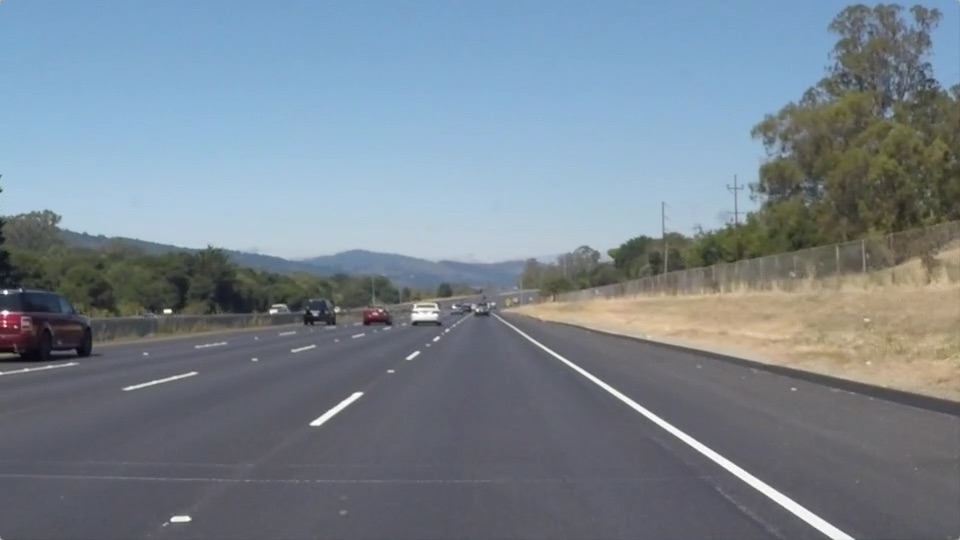
#> input picture source/solidWhiteRight.jpg, 960 x 540 px, found by its file name
$ jupyter execute --allow-errors P1.ipynb   (shell and % lines are left out)   (text cells are left out)
#> lines starting #> are read from the running program, lines starting #| are printed output that depends on the picture; after the words box and inside, x2 and y2 are one past the last pixel; in counts of white or black regions, pixels touching at a corner belong together; pictures that were not available may be replaced by others from this repository, and a replacement may not be noted
[cell 1]
#importing some useful packages
import matplotlib.pyplot as plt
import matplotlib.image as mpimg
import numpy as np
import cv2
import collections

[cell 2]
#reading in an image
image = mpimg.imread('test_images/solidWhiteRight.jpg')
#> image is the input picture: shape (540, 960, 3); mean R, G, B 120.3, 132.6, 143.7

#printing out some stats and plotting
print('This image is:', type(image), 'with dimensions:', image.shape)
#| This image is: <class 'numpy.ndarray'> with dimensions: (540, 960, 3)
plt.imshow(image)  # if you wanted to show a single color channel image called 'gray', for example, call as plt.imshow(gray, cmap='gray')

[cell 3]
import math

def grayscale(img):
    """Applies the Grayscale transform
    This will return an image with only one color channel
    but NOTE: to see the returned image as grayscale
    (assuming your grayscaled image is called 'gray')
    you should call plt.imshow(gray, cmap='gray')"""
    return cv2.cvtColor(img, cv2.COLOR_RGB2GRAY)
    # Or use BGR2GRAY if you read an image with cv2.imread()
    # return cv2.cvtColor(img, cv2.COLOR_BGR2GRAY)

def canny(img, low_threshold, high_threshold):
    """Applies the Canny transform"""
    return cv2.Canny(img, low_threshold, high_threshold)

def gaussian_blur(img, kernel_size):
    """Applies a Gaussian Noise kernel"""
    return cv2.GaussianBlur(img, (kernel_size, kernel_size), 0)

def region_of_interest(img, vertices):
    """
    Applies an image mask.

    Only keeps the region of the image defined by the polygon
    formed from `vertices`. The rest of the image is set to black.
    """
    #defining a blank mask to start with
    mask = np.zeros_like(img)

    #defining a 3 channel or 1 channel color to fill the mask with depending on the input image
    if len(img.shape) > 2:
        channel_count = img.shape[2]  # i.e. 3 or 4 depending on your image
        ignore_mask_color = (255,) * channel_count
    else:
        ignore_mask_color = 255

    #filling pixels inside the polygon defined by "vertices" with the fill color
    cv2.fillPoly(mask, vertices, ignore_mask_color)

    #returning the image only where mask pixels are nonzero
    masked_image = cv2.bitwise_and(img, mask)
    return masked_image


def draw_lines(img, lines, color=[255, 0, 0], thickness=2):
    """
    NOTE: this is the function you might want to use as a starting point once you want to
    average/extrapolate the line segments you detect to map out the full
    extent of the lane (going from the result shown in raw-lines-example.mp4
    to that shown in P1_example.mp4).

    Think about things like separating line segments by their
    slope ((y2-y1)/(x2-x1)) to decide which segments are part of the left
    line vs. the right line.  Then, you can average the position of each of
    the lines and extrapolate to the top and bottom of the lane.

    This function draws `lines` with `color` and `thickness`.
    Lines are drawn on the image inplace (mutates the image).
    If you want to make the lines semi-transparent, think about combining
    this function with the weighted_img() function below
    """
    for line in lines:
        for x1,y1,x2,y2 in line:
            cv2.line(img, (x1, y1), (x2, y2), color, thickness)

# [10 lines left out: function hough_lines, not called in this run]

# Python 3 has support for cool math symbols.

def weighted_img(img, initial_img, α=0.8, β=1., λ=0.):
    """
    `img` is the output of the hough_lines(), An image with lines drawn on it.
    Should be a blank image (all black) with lines drawn on it.

    `initial_img` should be the image before any processing.

    The result image is computed as follows:

    initial_img * α + img * β + λ
    NOTE: initial_img and img must be the same shape!
    """
    return cv2.addWeighted(initial_img, α, img, β, λ)

[cell 4]
import os
image_dirs = os.listdir("test_images/")

[cell 5]
# TODO: Build your pipeline that will draw lane lines on the test_images
# then save them to the test_images directory.
# [33 lines left out: function find_lane, not called in this run]

#> (a cell that did not finish here is left out)

[cell 7]
# This variable is used to store the history information when processing videos
history_frames = collections.deque([],5)

# To connect the line segements and seperate the left and right lines

def find_line(img, rho, theta, threshold, min_line_len, max_line_gap, video):
    middle = img.shape[1] / 2
    min_slop = 0.5
    left = []
    left_slop = []
    left_intercept = []
    right = []
    right_slop = []
    right_intercept = []
    lines = cv2.HoughLinesP(img, rho, theta, threshold, np.array([]), minLineLength=min_line_len, maxLineGap=max_line_gap)
    for line in lines:
        for x1, y1, x2, y2 in line:
            slop = (y2-y1)/(x2-x1)
            if np.abs(slop) == np.inf or np.abs(slop) < min_slop:
                continue
            if(slop < 0 and x1 < middle and x2 < middle):
                left.append([x1,y1,x2,y2])
                left_slop.append(slop)
                left_intercept.append(y1-slop*x1)
            elif(slop > 0 and x1 > middle and x2 > middle):
                right.append([x1,y1,x2,y2])
                right_slop.append(slop)
                right_intercept.append(y1-slop*x1)

    # delete the outliers


    if(len(left_slop) > 0):
        mean_left_slop = np.mean(left_slop)
        sd_left_slop = np.std(left_slop)
        for i in reversed(range(0, len(left_slop))):
            if(abs(left_slop[i] - mean_left_slop) > 1.5 * sd_left_slop):
                left_slop.pop(i)
                left_intercept.pop(i)
                left.pop(i)
    if(len(right_slop) > 0):
        mean_right_slop = np.mean(right_slop)
        sd_right_slop = np.std(right_slop)
        for i in reversed(range(0, len(right_slop))):
            if(abs(right_slop[i] - mean_right_slop) > 1.5 * sd_right_slop):
                right_slop.pop(i)
                right_intercept.pop(i)
                right.pop(i)


    # get line points of each side
    left_points = []
    right_points = []
    for x1,y1,x2,y2 in left:
        left_points.append([x1,y1])
        left_points.append([x2,y2])
    for x1,y1,x2,y2 in right:
        right_points.append([x1,y1])
        right_points.append([x2,y2])

    lane = []
    # fit lines
    """
    if(len(left_points) != 0):
        left_fit = np.polyfit([p[0] for p in left_points],[p[1] for p in left_points], 1)
        y1 = 540
        x1 = int(round((540-left_fit[1])/ left_fit[0]))
        y2 = 320
        x2 = int(round((320 - left_fit[1]) / left_fit[0]))
        lane.append([[x1,y1,x2,y2]])
    if(len(right_points) != 0):
        right_fit = np.polyfit([p[0] for p in right_points],[p[1] for p in right_points], 1)
        x1 = int(round((540-right_fit[1]) / right_fit[0]))
        x2 = int(round((320 - right_fit[1]) / right_fit[0]))
        lane.append([[x1,y1,x2,y2]])
    """
    # use weighted slop and intercept

    left_weight = []
    right_weight = []
    for x1,y1,x2,y2 in left:
        left_weight.append((x2-x1)*(x2-x1)+(y2-y1)*(y2-y1))
    for x1,y1,x2,y2 in right:
        right_weight.append((x2-x1)*(x2-x1) + (y2-y1)*(y2-y1))

    sum_left = np.sum(left_weight)
    sum_right = np.sum(right_weight)
    left_weight = [w/sum_left for w in left_weight]
    right_weight = [w/sum_right for w in right_weight]

    weighted_left_slop = np.dot(left_slop, left_weight)
    weighted_right_slop = np.dot(right_slop, right_weight)
    weighted_left_intercept = np.dot(left_intercept, left_weight)
    weighted_right_intercept = np.dot(right_intercept, right_weight)
    info = [weighted_left_slop,weighted_left_intercept,weighted_right_slop,weighted_right_intercept]
    #use history information when processing videos
    if(video):
        history_frames.append(info)
        if(len(history_frames) != 0):
            info = np.mean(history_frames,-2)

    if(len(left_slop) != 0):
        y1 = 540
        x1 = int(round(540-info[1])/info[0])
        y2 = 320
        x2 = int(round(320-info[1])/info[0])
        lane.append([[x1,y1,x2,y2]])
    if(len(right_slop) != 0):
        y1 = 540
        x1 = int(round(540-info[3])/info[2])
        y2 = 320
        x2 = int(round(320-info[3])/info[2])
        lane.append([[x1,y1,x2,y2]])

    line_img = np.zeros((*img.shape, 3), dtype=np.uint8)
    draw_lines(line_img, lane, thickness=10)
    return line_img

def draw_lane(image, video):
    #1 grayscale image
    gray = grayscale(image)

    #2 gaussian blur that image
    kernel_size = 7
    blur_gray = gaussian_blur(gray, kernel_size)

    #3 canny transform
    low_threshold = 50
    high_threshold = 150
    edges = canny(blur_gray, low_threshold, high_threshold)

    #4 polygon
    imshape = image.shape
    #vertices = np.array([[(100, 500),(400, 350),(550, 350), (900, 500)]], dtype=np.int32)
    vertices = np.array([[(100, 540),(420, 320),(550, 320), (900, 540)]], dtype=np.int32)
    masked_edges = region_of_interest(edges, vertices)

    #5 hough lines
    rho = 2
    theta = np.pi / 180
    threshold = 30
    min_line_len = 20
    max_line_gap = 40
    lines = find_line(masked_edges, rho, theta, threshold, min_line_len, max_line_gap, video)

    #6 addWeight
    result_img = weighted_img(lines, image, 0.8, 1.0, 0.0)

    return result_img

[cell 8]
# write to the output folder
for img in image_dirs:
    if(img[0] != "."):
        image = mpimg.imread('test_images/' + img)
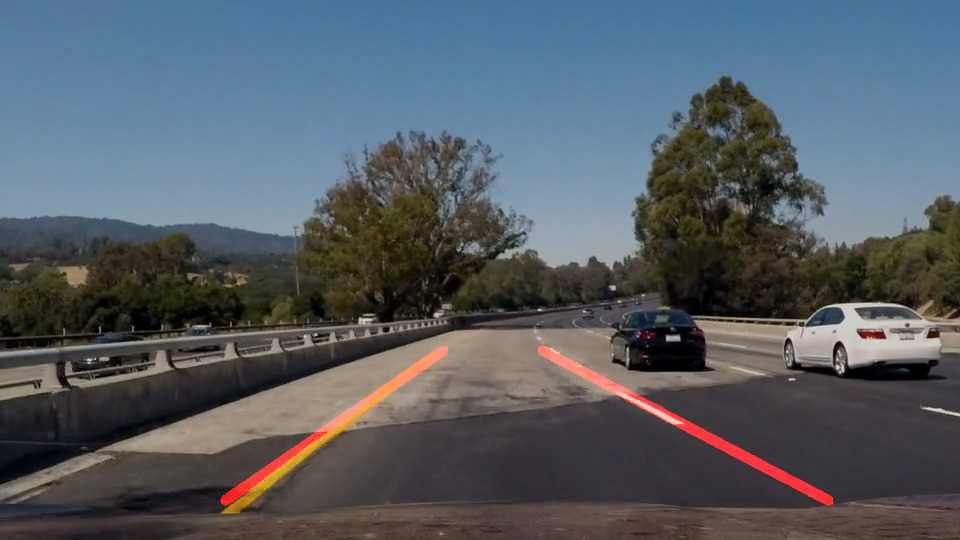
#> input picture source/challenge.jpg, 960 x 540 px, given as the content of the folder test_images/, which was not available
#> image is the input picture: shape (540, 960, 3); mean R, G, B 85.5, 92.4, 99.7
        result_img = draw_lane(image, False)
#> in grayscale, `return cv2.cvtColor(img, cv2.COLOR_RGB2GRAY)`:
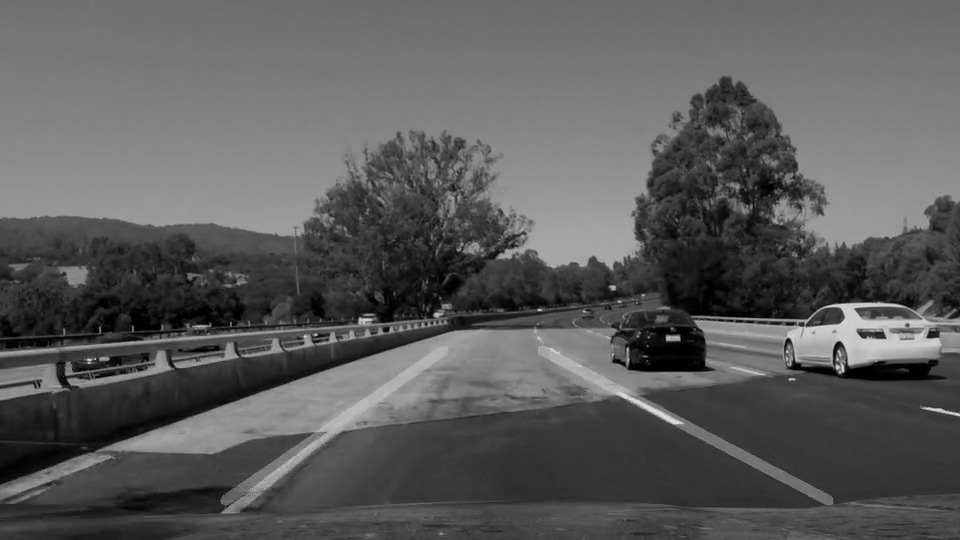
#> returned value: shape (540, 960); min 0, max 230, mean 91.1
#> in canny, `return cv2.Canny(img, low_threshold, high_threshold)`:
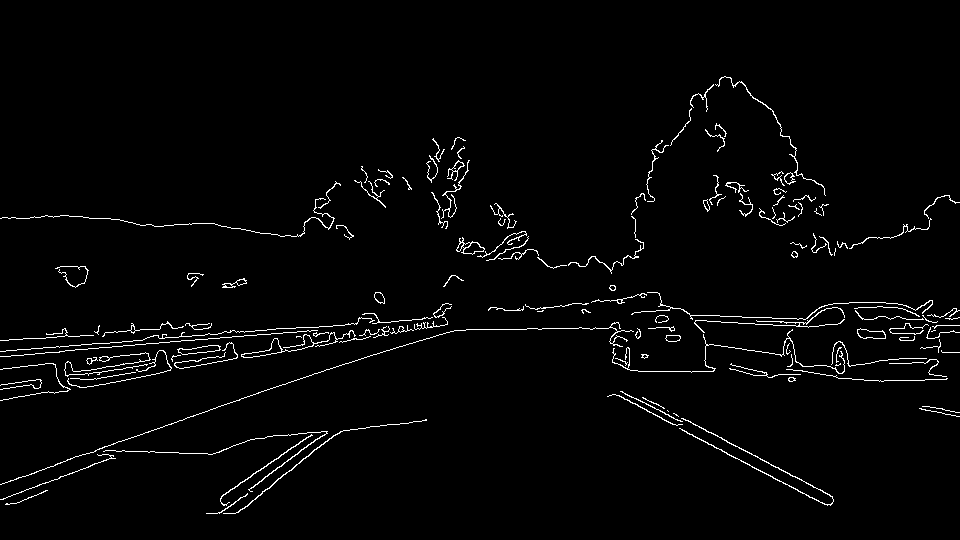
#> returned value: shape (540, 960); 2.3% white in thin lines or dots, all inside (x1, y1, x2, y2) = (0, 76, 960, 514)
#> in region_of_interest, `cv2.fillPoly(mask, vertices, ignore_mask_color)`:
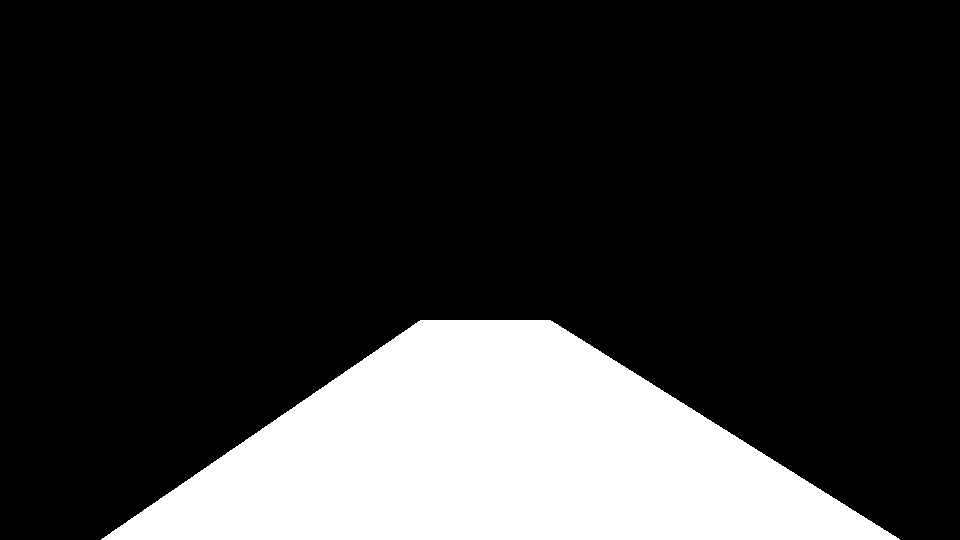
#> mask: shape (540, 960); 19.8% white; 1 white region, box (x1, y1, x2, y2) and area: (101, 320, 900, 540) 102415
#> in region_of_interest, `masked_image = cv2.bitwise_and(img, mask)`:
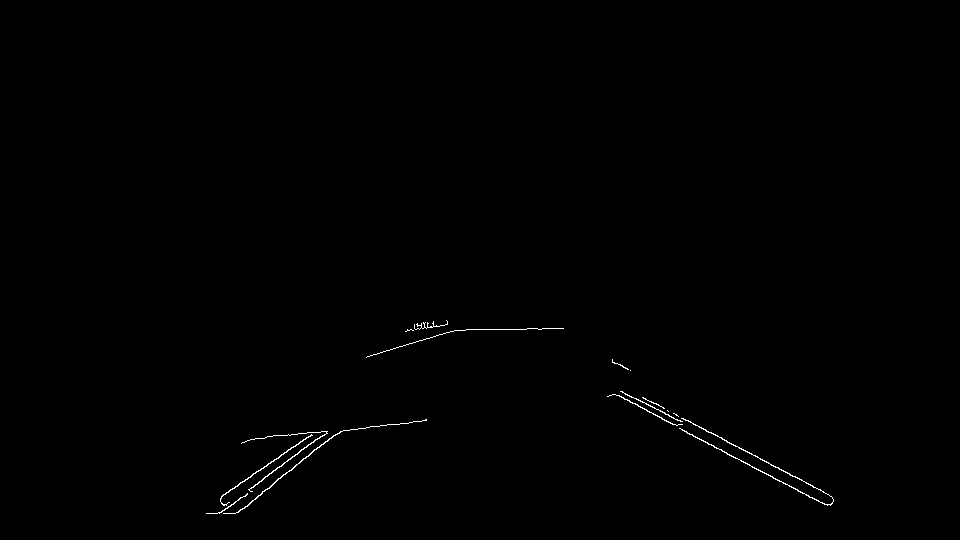
#> masked_image: shape (540, 960); 0.33% white in thin lines or dots, all inside (x1, y1, x2, y2) = (206, 320, 834, 514)
#> in find_line, `lines = cv2.HoughLinesP(img, rho, theta, threshold, np.array([]), minL..`: lines = 23 rows, first 6: [651, 401, 832, 497], [618, 395, 824, 504], [466, 329, 541, 329], [238, 512, 303, 458], [266, 466, 315, 432], [255, 438, 323, 431]
#> the loop in find_line, `for line in lines:` made 23 passes
#> line on passes 1 to 12: [[651, 401, 832, 497]], [[618, 395, 824, 504]], [[466, 329, 541, 329]], [[238, 512, 303, 458]], [[266, 466, 315, 432]], [[255, 438, 323, 431]], [[221, 512, 277, 467]], [[220, 498, 271, 461]], [[367, 356, 450, 331]], [[310, 435, 388, 424]], [[622, 391, 682, 421]], [[212, 513, 326, 433]]
#> after the loop in find_line, `for line in lines:`: left = [[238, 512, 303, 458], [266, 466, 315, 432], [221, 512, 277, 467], [220, 498, 271, 461], [212, 513, 326, 433], [244, 508, 337, 433], [220, 500, 291, 447], [294, 467, 314, 449], [219, 513, 324, 431]]; left_intercept = [709.7, 650.6, 689.6, 657.6, 661.8, 704.8, 664.2, 731.6, 684]; left_slop = [-0.831, -0.694, -0.804, -0.725, -0.702, -0.806, -0.746, -0.9, -0.781]; right = [[651, 401, 832, 497], [618, 395, 824, 504], [622, 391, 682, 421], [615, 394, 809, 497], [621, 391, 677, 420]]; right_intercept = [55.72, 68, 80, 67.48, 69.41]; right_slop = [0.53, 0.529, 0.5, 0.531, 0.518]
#> in find_line, `mean_left_slop = np.mean(left_slop)`: mean_left_slop = -0.777
#> in find_line, `sd_left_slop = np.std(left_slop)`: sd_left_slop = 0.063
#> the loop in find_line, `for i in reversed(range(0, len(left_slop))):` made 9 passes
#> i on passes 1, 2, 3, 4, 6, 7, 8, 9: 8, 7, 6, 5, 3, 2, 1, 0
#> after the loop in find_line, `for i in reversed(range(0, len(left_slop))):`: left = [[238, 512, 303, 458], [266, 466, 315, 432], [221, 512, 277, 467], [220, 498, 271, 461], [212, 513, 326, 433], [244, 508, 337, 433], [220, 500, 291, 447], [219, 513, 324, 431]]; left_intercept = [709.7, 650.6, 689.6, 657.6, 661.8, 704.8, 664.2, 684]; left_slop = [-0.831, -0.694, -0.804, -0.725, -0.702, -0.806, -0.746, -0.781]
#> in find_line, `mean_right_slop = np.mean(right_slop)`: mean_right_slop = 0.522
#> in find_line, `sd_right_slop = np.std(right_slop)`: sd_right_slop = 0.0118
#> the loop in find_line, `for i in reversed(range(0, len(right_slop))):` made 5 passes
#> after the loop in find_line, `for i in reversed(range(0, len(right_slop))):`: right = [[651, 401, 832, 497], [618, 395, 824, 504], [615, 394, 809, 497], [621, 391, 677, 420]]; right_intercept = [55.72, 68, 67.48, 69.41]; right_slop = [0.53, 0.529, 0.531, 0.518]
#> the loop in find_line, `for x1,y1,x2,y2 in left:` made 8 passes
#> after the loop in find_line, `for x1,y1,x2,y2 in left:`: left_points = [[238, 512], [303, 458], [266, 466], [315, 432], [221, 512], [277, 467], [220, 498], [271, 461], [212, 513], [326, 433], [244, 508], [337, 433], [220, 500], [291, 447], [219, 513], [324, 431]]
#> the loop in find_line, `for x1,y1,x2,y2 in right:` made 4 passes
#> after the loop in find_line, `for x1,y1,x2,y2 in right:`: right_points = [[651, 401], [832, 497], [618, 395], [824, 504], [615, 394], [809, 497], [621, 391], [677, 420]]
#> after the loop in find_line, `for x1,y1,x2,y2 in left:`: left_weight = [7141, 3557, 5161, 3970, 19396, 14274, 7850, 17749]
#> after the loop in find_line, `for x1,y1,x2,y2 in right:`: right_weight = [41977, 54317, 48245, 3977]
#> in find_line, `sum_left = np.sum(left_weight)`: sum_left = 79098
#> in find_line, `sum_right = np.sum(right_weight)`: sum_right = 148516
#> in find_line, `left_weight = [w/sum_left for w in left_weight]`: left_weight = [0.0903, 0.045, 0.0652, 0.0502, 0.245, 0.18, 0.0992, 0.224]
#> in find_line, `right_weight = [w/sum_right for w in right_weight]`: right_weight = [0.283, 0.366, 0.325, 0.0268]
#> in find_line, `weighted_left_slop = np.dot(left_slop, left_weight)`: weighted_left_slop = -0.762
#> in find_line, `weighted_right_slop = np.dot(right_slop, right_weight)`: weighted_right_slop = 0.53
#> in find_line, `weighted_left_intercept = np.dot(left_intercept, left_weight)`: weighted_left_intercept = 680.2
#> in find_line, `weighted_right_intercept = np.dot(right_intercept, right_weight)`: weighted_right_intercept = 64.4
#> in find_line, `info = [weighted_left_slop,weighted_left_intercept,weighted_right_slop..`: info = [-0.762, 680.2, 0.53, 64.4]
#> in find_line, `x1 = int(round(540-info[1])/info[0])`: x1 = 183
#> in find_line, `x2 = int(round(320-info[1])/info[0])`: x2 = 472
#> in find_line, `x1 = int(round(540-info[3])/info[2])`: x1 = 898
#> in find_line, `x2 = int(round(320-info[3])/info[2])`: x2 = 483
#> the loop in draw_lines, `for line in lines:` made 2 passes
#> line on passes 1 to 2: [[183, 540, 472, 320]], [[898, 540, 483, 320]]
#> after the loop in draw_lines, `for line in lines:`:
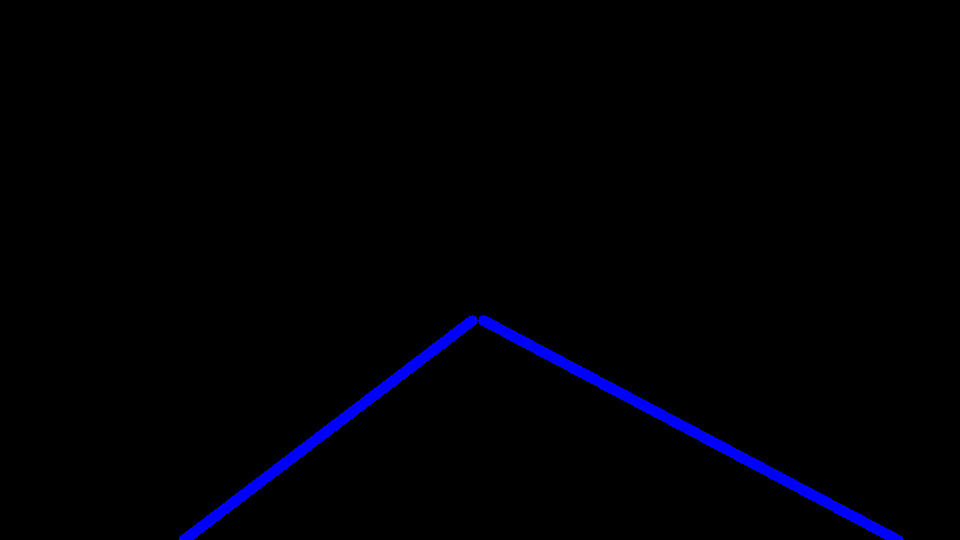
#> img: shape (540, 960, 3); mean of channels 0, 1, 2 4.4, 0, 0; drawn as B, G, R
#> in weighted_img, `return cv2.addWeighted(initial_img, α, img, β, λ)`:
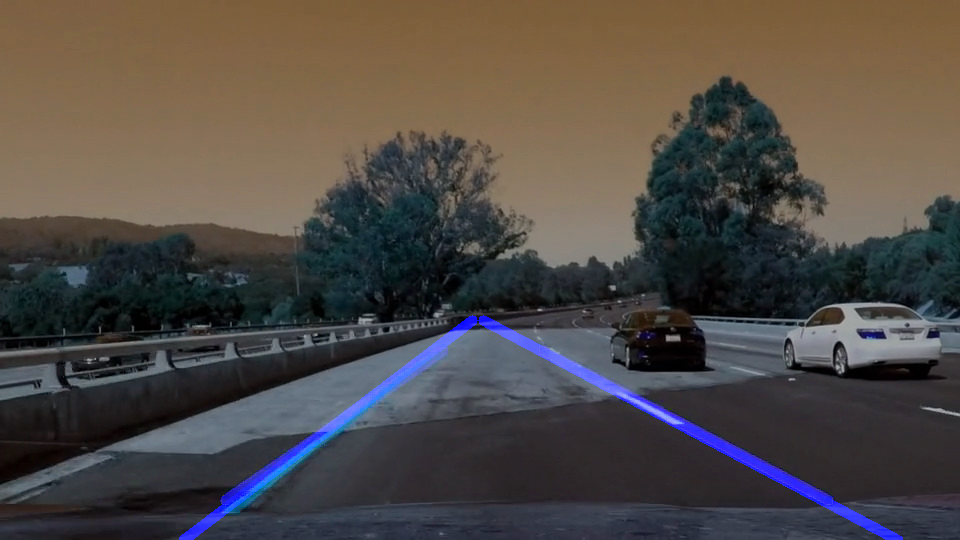
#> returned value: shape (540, 960, 3); mean of channels 0, 1, 2 70.2, 73.9, 79.8; drawn as B, G, R
        cv2.imwrite(os.path.join('test_images_output',img),result_img)
# an example
#> (the rest of this cell did not finish here and is left out)
